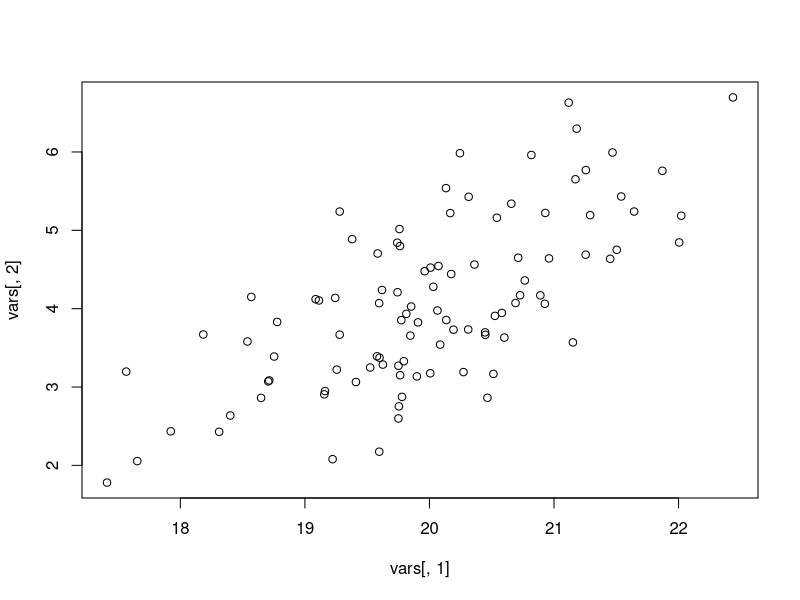
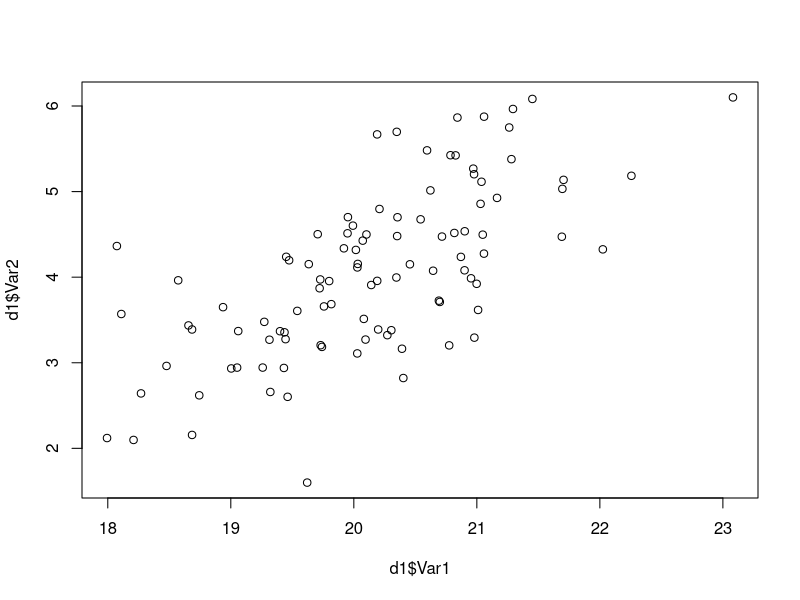
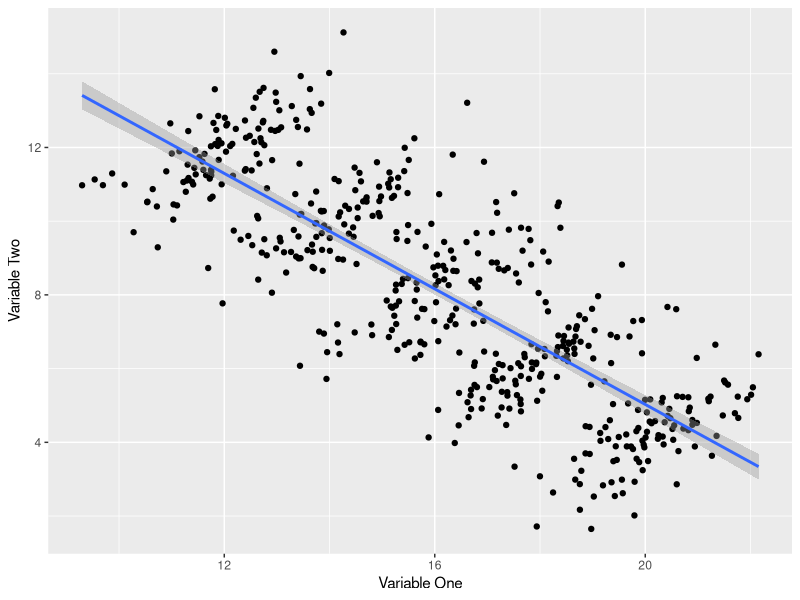
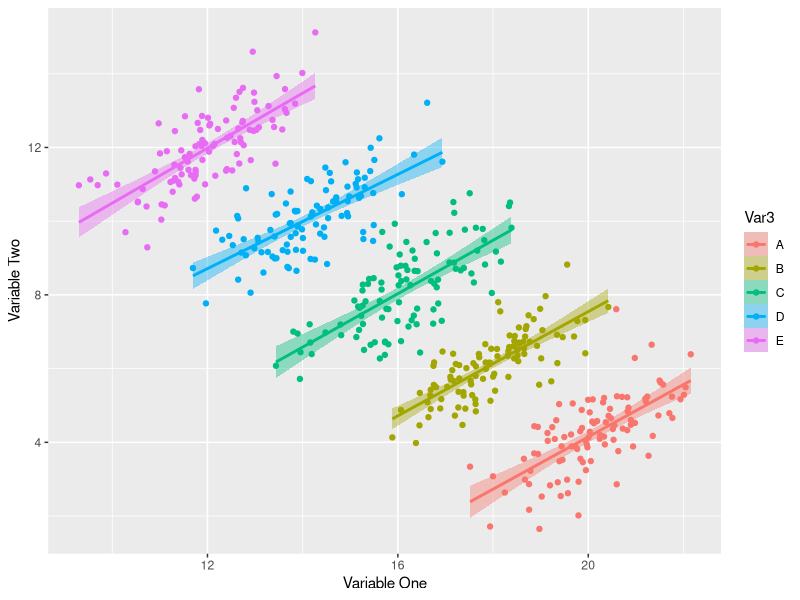
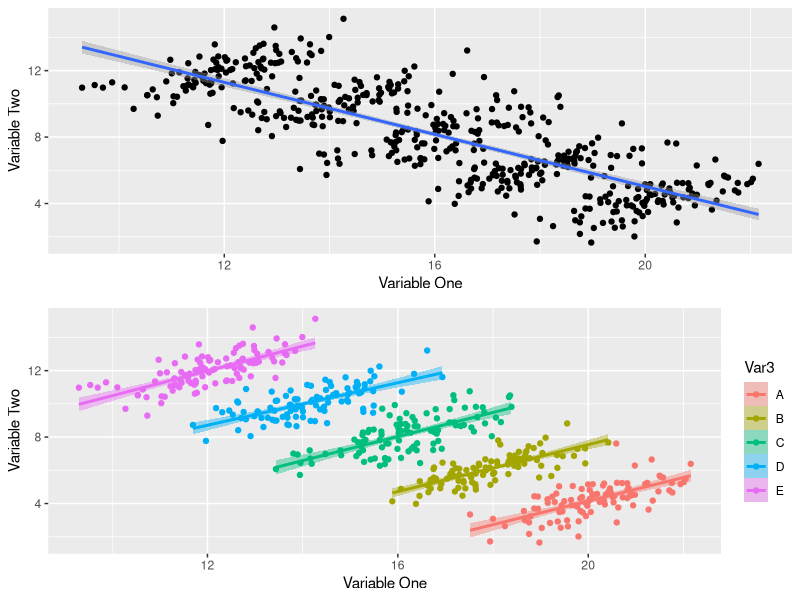

Write R code to recreate these figures, in order.
#############################################
### Generating Data for Simpson's Paradox ###
#############################################
# A more detailed tutorial can be found no the Quora blog Rticles (by Jon Wayland)
# Rticle: https://rticles.quora.com/Generating-Data-for-Simpsons-Paradox

# install.packages("tidyverse")
# install.packages("gridExtra")

library(tidyverse)

# Generating correlated data with mvrnorm() from the MASS library
library(MASS)

# Sample Means
mu <- c(20,4)

# Define our covariance matrix, and specify the covariance relationship (i.e. 0.7 in this case)
Sigma <- matrix(.7, nrow=2, ncol=2) + diag(2)*.3

# create both variables with 100 samples
vars <- mvrnorm(n=100, mu=mu, Sigma=Sigma)

# Examine the data and the correlation
head(vars)
cor(vars)

# Plot the variables
plot(vars[,1],vars[,2])

# Create a function for generating 2 correlated variables given variable means
corVars<-function(m1,m2,confVar){
  mu <- c(m1,m2)
  Sigma <- matrix(.7, nrow=2, ncol=2) + diag(2)*.3
  vars <- mvrnorm(n=100, mu=mu, Sigma=Sigma)
  Var1<-vars[,1]
  Var2<-vars[,2]
  df<-as.data.frame(cbind(Var1 = Var1,Var2 = Var2,Var3 = confVar))
  df$Var1<-as.numeric(as.character(df$Var1))
  df$Var2<-as.numeric(as.character(df$Var2))
  df
}

# Quick check to make sure the function works
d1 <- corVars(m1 = 20, m2 = 4, confVar = "A")
plot(d1$Var1,d1$Var2); cor.test(d1$Var1,d1$Var2)

# Re-running for multiple sets and combining into a single dataframe df
d1 <- corVars(m1 = 20, m2 = 4, confVar = "A")
d2 <- corVars(m1 = 18, m2 = 6, confVar = "B")
d3 <- corVars(m1 = 16, m2 = 8, confVar = "C")
d4 <- corVars(m1 = 14, m2 = 10, confVar = "D")
d5 <- corVars(m1 = 12, m2 = 12, confVar = "E")

df<-rbind(d1,d2,d3,d4,d5)

# Checking the correlation between the two variables (should be a strong negative correlation)
cor.test(df$Var1,df$Var2)

# Plotting the correlation with ggplot2
df %>%
  ggplot(aes(x=Var1,y=Var2)) +
  geom_point()+
  geom_smooth(method="lm")+
  xlab("Variable One")+ylab("Variable Two")

# Now replotting while controlling for the third confounding variable with ggplot2
df %>%
  ggplot(aes(x=Var1,y=Var2,fill=Var3,colour=Var3)) +
  geom_point()+
  geom_smooth(method="lm")+
  xlab("Variable One")+ylab("Variable Two")

# Combining the two plots into a single view
library(gridExtra)

p1<-df %>%
  ggplot(aes(x=Var1,y=Var2)) +
  geom_point()+
  geom_smooth(method="lm")+
  xlab("Variable One")+ylab("Variable Two")

p2<-df %>%
  ggplot(aes(x=Var1,y=Var2,fill=Var3,colour=Var3)) +
  geom_point()+
  geom_smooth(method="lm")+
  xlab("Variable One")+ylab("Variable Two")

grid.arrange(p1,p2,nrow=2)

